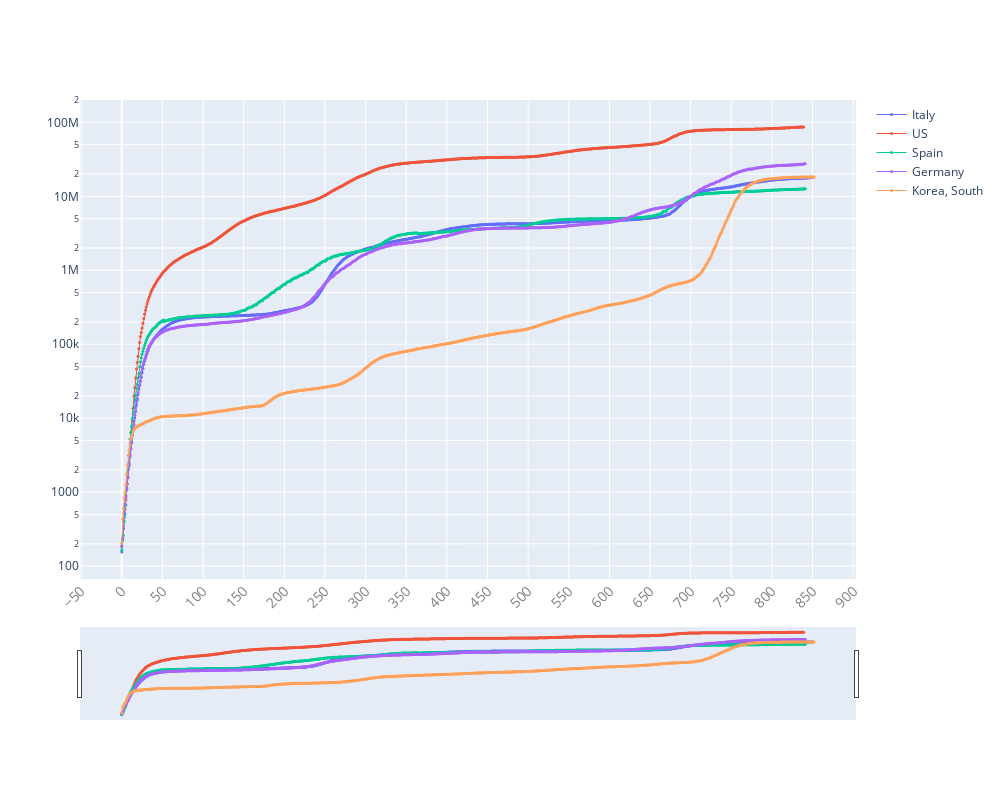

The code cell stored with this chart in its notebook:
### Code cell
quick_plot(df_analyse.date,
           df_analyse.iloc[:,3:-1],
           y_scale='log',
           slider=True)

### Figure 1 — Plotly figure (JSON) as saved in the notebook; plotly's stock layout.template omitted (floating-point values rounded to 4 significant figures; data arrays with more than 128 entries replaced by an {"elided": "..."} marker saying what was removed)
{"data": [{"line": {"width": 1}, "marker": {"size": 3}, "mode": "markers+lines", "name": "Italy", "type": "scatter", "x": {"elided": "853 int values"}, "y": {"elided": "853 int values"}}, {"line": {"width": 1}, "marker": {"size": 3}, "mode": "markers+lines", "name": "US", "type": "scatter", "x": {"elided": "853 int values"}, "y": {"elided": "853 int values"}}, {"line": {"width": 1}, "marker": {"size": 3}, "mode": "markers+lines", "name": "Spain", "type": "scatter", "x": {"elided": "853 int values"}, "y": {"elided": "853 int values"}}, {"line": {"width": 1}, "marker": {"size": 3}, "mode": "markers+lines", "name": "Germany", "type": "scatter", "x": {"elided": "853 int values"}, "y": {"elided": "853 int values"}}, {"line": {"width": 1}, "marker": {"size": 3}, "mode": "markers+lines", "name": "Korea, South", "type": "scatter", "x": {"elided": "853 int values"}, "y": {"elided": "853 int values"}}], "layout": {"height": 800, "title": {"text": " ", "x": 0.5, "xanchor": "center", "y": 0.9, "yanchor": "top"}, "width": 1000, "xaxis": {"nticks": 20, "rangeslider": {"visible": true}, "tickangle": -45, "tickfont": {"color": "#7f7f7f", "size": 14}, "title": {"text": " "}}, "yaxis": {"title": {"text": " "}, "type": "log"}}}
